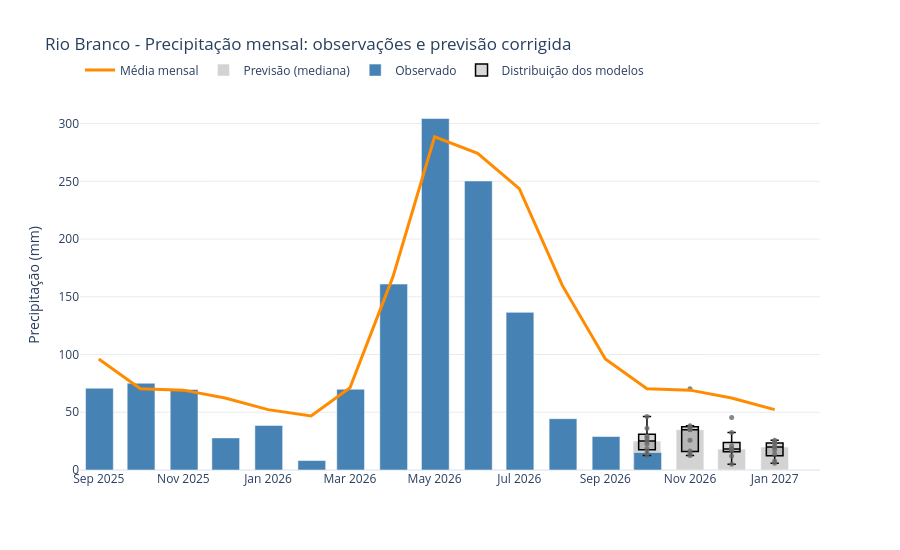

This figure's notebook cell:
### Markdown cell above
## Forecast rainfall, observations and model distribution

Climatology, observations, corrected forecast median, and one boxplot per forecast
month, in mm. Each box contains **one corrected ensemble-mean value per centre**;
it shows spread across models, not across their individual ensemble members.

### Code cell
rainfall.plot_forecast_rainfall().show()

### Figure 1 — Plotly figure (JSON) as saved in the notebook; plotly's stock layout.template omitted (floating-point values rounded to 4 significant figures)
{"data": [{"line": {"color": "darkorange", "width": 3}, "mode": "lines", "name": "Média mensal", "type": "scatter", "x": ["2025-09-01T00:00:00.000000000", "2025-10-01T00:00:00.000000000", "2025-11-01T00:00:00.000000000", "2025-12-01T00:00:00.000000000", "2026-01-01T00:00:00.000000000", "2026-02-01T00:00:00.000000000", "2026-03-01T00:00:00.000000000", "2026-04-01T00:00:00.000000000", "2026-05-01T00:00:00.000000000", "2026-06-01T00:00:00.000000000", "2026-07-01T00:00:00.000000000", "2026-08-01T00:00:00.000000000", "2026-09-01T00:00:00.000000000", "2026-10-01T00:00:00.000000000", "2026-11-01T00:00:00.000000000", "2026-12-01T00:00:00.000000000", "2027-01-01T00:00:00.000000000"], "y": [96.08, 70.44, 69.16, 62.41, 52.28, 46.87, 71.22, 167.4, 288.5, 274.2, 243.6, 159.8, 96.08, 70.44, 69.16, 62.41, 52.28]}, {"marker": {"color": "lightgray"}, "name": "Previsão (mediana)", "type": "bar", "width": 1728000000, "x": ["2026-10-01T00:00:00.000000000", "2026-11-01T00:00:00.000000000", "2026-12-01T00:00:00.000000000", "2027-01-01T00:00:00.000000000"], "y": [25.08, 34.89, 18.12, 19.92]}, {"marker": {"color": "steelblue"}, "name": "Observado", "type": "bar", "width": 1728000000, "x": ["2025-09-01T12:00:00.000000000", "2025-10-01T12:00:00.000000000", "2025-11-01T12:00:00.000000000", "2025-12-01T12:00:00.000000000", "2026-01-01T12:00:00.000000000", "2026-02-01T12:00:00.000000000", "2026-03-01T12:00:00.000000000", "2026-04-01T12:00:00.000000000", "2026-05-01T12:00:00.000000000", "2026-06-01T12:00:00.000000000", "2026-07-01T12:00:00.000000000", "2026-08-01T12:00:00.000000000", "2026-09-01T12:00:00.000000000", "2026-10-01T12:00:00.000000000"], "y": [70.81, 75.15, 69.8, 27.8, 38.62, 8.186, 69.9, 161.0, 304.4, 250.3, 136.5, 44.42, 28.98, 15.23]}, {"boxpoints": "all", "fillcolor": "rgba(100,100,100,0.25)", "hovertemplate": "%{y:.1f} mm<extra></extra>", "jitter": 0, "line": {"color": "black", "width": 1.5}, "marker": {"color": "dimgray", "opacity": 0.8, "size": 5}, "name": "Distribuição dos modelos", "pointpos": 0, "showlegend": true, "type": "box", "width": 1036800000, "x": ["2026-10-01T00:00:00", "2026-10-01T00:00:00", "2026-10-01T00:00:00", "2026-10-01T00:00:00", "2026-10-01T00:00:00", "2026-10-01T00:00:00", "2026-10-01T00:00:00", "2026-10-01T00:00:00", "2026-10-01T00:00:00"], "y": [25.08, 36.18, 12.57, 27.49, 18.41, 22.48, 29.22, 14.83, 46.25]}, {"boxpoints": "all", "fillcolor": "rgba(100,100,100,0.25)", "hovertemplate": "%{y:.1f} mm<extra></extra>", "jitter": 0, "line": {"color": "black", "width": 1.5}, "marker": {"color": "dimgray", "opacity": 0.8, "size": 5}, "name": "Distribuição dos modelos", "pointpos": 0, "showlegend": false, "type": "box", "width": 1036800000, "x": ["2026-11-01T00:00:00", "2026-11-01T00:00:00", "2026-11-01T00:00:00", "2026-11-01T00:00:00", "2026-11-01T00:00:00", "2026-11-01T00:00:00", "2026-11-01T00:00:00", "2026-11-01T00:00:00", "2026-11-01T00:00:00"], "y": [16.43, 38.25, 12.6, 37.22, 34.89, 70.3, 25.74, 14.47, 35.33]}, {"boxpoints": "all", "fillcolor": "rgba(100,100,100,0.25)", "hovertemplate": "%{y:.1f} mm<extra></extra>", "jitter": 0, "line": {"color": "black", "width": 1.5}, "marker": {"color": "dimgray", "opacity": 0.8, "size": 5}, "name": "Distribuição dos modelos", "pointpos": 0, "showlegend": false, "type": "box", "width": 1036800000, "x": ["2026-12-01T00:00:00", "2026-12-01T00:00:00", "2026-12-01T00:00:00", "2026-12-01T00:00:00", "2026-12-01T00:00:00", "2026-12-01T00:00:00", "2026-12-01T00:00:00", "2026-12-01T00:00:00", "2026-12-01T00:00:00"], "y": [18.49, 32.54, 4.956, 18.11, 20.97, 45.52, 12.23, 17.04, 18.12]}, {"boxpoints": "all", "fillcolor": "rgba(100,100,100,0.25)", "hovertemplate": "%{y:.1f} mm<extra></extra>", "jitter": 0, "line": {"color": "black", "width": 1.5}, "marker": {"color": "dimgray", "opacity": 0.8, "size": 5}, "name": "Distribuição dos modelos", "pointpos": 0, "showlegend": false, "type": "box", "width": 1036800000, "x": ["2027-01-01T00:00:00", "2027-01-01T00:00:00", "2027-01-01T00:00:00", "2027-01-01T00:00:00", "2027-01-01T00:00:00", "2027-01-01T00:00:00", "2027-01-01T00:00:00", "2027-01-01T00:00:00", "2027-01-01T00:00:00"], "y": [20.36, 19.92, 7.725, 17.52, 23.72, 25.65, 5.896, 23.39, 13.83]}], "layout": {"bargap": 0.25, "barmode": "overlay", "boxmode": "overlay", "height": 550, "hovermode": "closest", "legend": {"orientation": "h", "x": 0, "y": 1.12}, "title": {"text": "Rio Branco - Precipitação mensal: observações e previsão corrigida"}, "xaxis": {"title": {"text": ""}}, "yaxis": {"gridcolor": "rgba(0,0,0,0.08)", "rangemode": "tozero", "showgrid": true, "title": {"text": "Precipitação (mm)"}}}}
